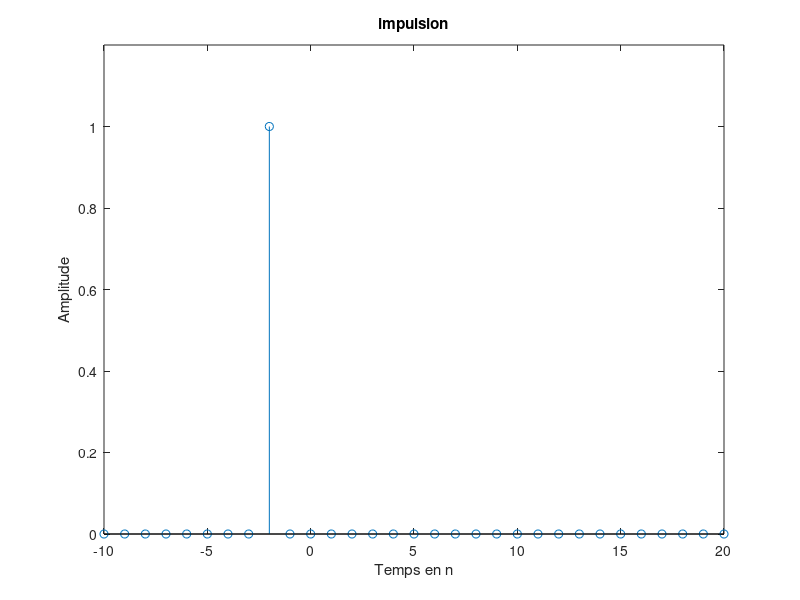

Here is the MATLAB script that generated this plot:
n=-10:20;
u=[zeros(1,8) 1 0 0 zeros(1,20)];
stem(n,u);
xlabel('Temps en n');ylabel('Amplitude');
title ('impulsion');
axis([-10 20 0 1.2]);
